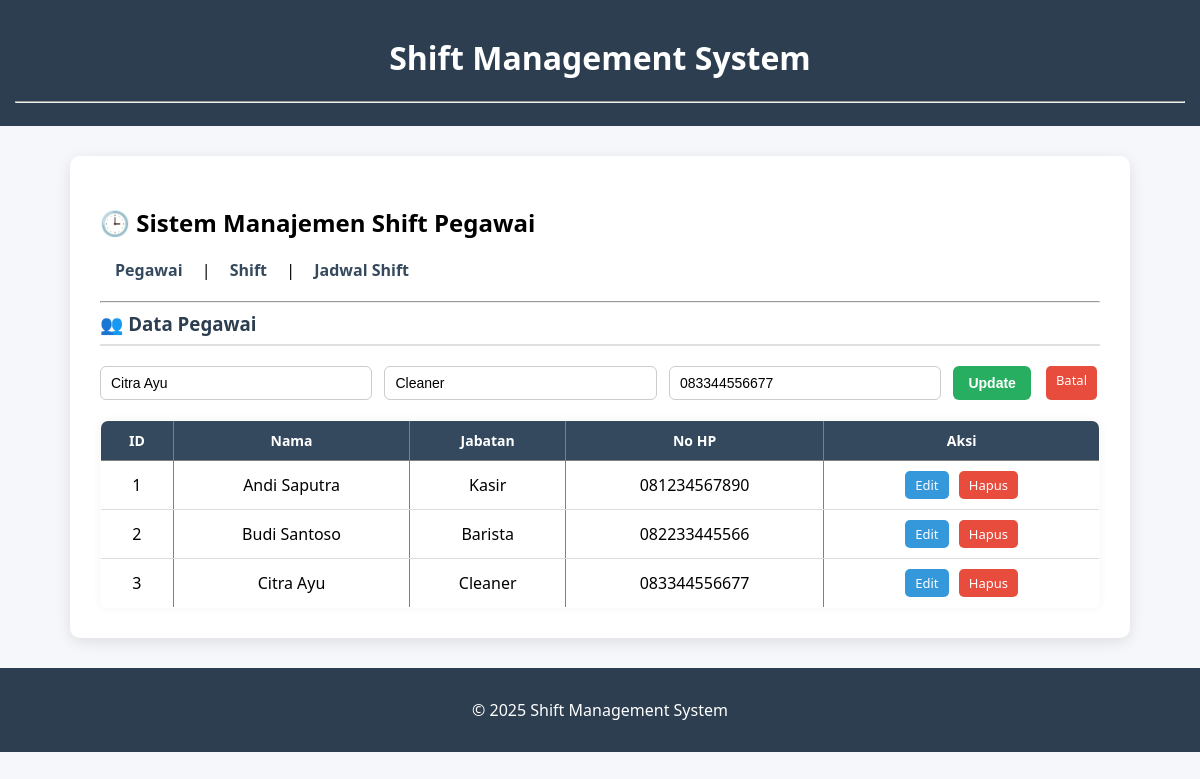
Page /?page=pegawai&edit_pegawai=3 on the committed database.
### tables this page shows
CREATE TABLE pegawai (
    id_pegawai INT AUTO_INCREMENT PRIMARY KEY,
    nama VARCHAR(100) NOT NULL,
    jabatan VARCHAR(50) NOT NULL,
    no_hp VARCHAR(15)
);

### config/db.php (called while the page is built, shortened)
<?php
class Database {
    private $host = "localhost";
    private $username = "root";
    private $password = "";
    private $dbname = "db_pegawai";
    public function __construct() {
        try {
            $this->conn = new PDO(
                "mysql:host=$this->host;dbname=$this->dbname",
                $this->username,
                $this->password
            );
        } catch (PDOException $e) {
            echo "Connection failed: " . $e->getMessage();
        }
    }
}
?>

### class/Pegawai.php (called while the page is built, shortened)
<?php
require_once 'config/db.php';
class Pegawai {
    private $db;
    public function __construct() {
        $this->db = (new Database())->conn;
    }
    public function getAllPegawai() {
        $stmt = $this->db->query("SELECT * FROM pegawai");
        return $stmt->fetchAll(PDO::FETCH_ASSOC);
    }
}
?>

### view/pegawai.php (the view, shortened to what this page needs)
<?php
$dataPegawai = $pegawai->getAllPegawai();
$editData = null;
if (isset($_GET['edit_pegawai'])) {
    foreach ($dataPegawai as $p) {
        if ($p['id_pegawai'] == $_GET['edit_pegawai']) {
            $editData = $p;
        }
    }
}
?>
<h3>👥 Data Pegawai</h3>
<form method="POST" class="form-box">
    <input type="text" name="nama" placeholder="Nama Pegawai"
           value="<?= $editData['nama'] ?? ''; ?>" required>
    <input type="text" name="jabatan" placeholder="Jabatan"
           value="<?= $editData['jabatan'] ?? ''; ?>" required>
    <input type="text" name="no_hp" placeholder="No HP"
           value="<?= $editData['no_hp'] ?? ''; ?>" required>
    <?php if ($editData): ?>
        <button type="submit" name="edit_pegawai" class="btn-primary">Update</button>
        <a href="?page=pegawai" class="btn btn-delete">Batal</a>
    <?php else: ?>
        <button type="submit" name="tambah_pegawai"class="btn-primary">Tambah</button>
    <?php endif; ?>
</form>
<table border="1" cellpadding="6" cellspacing="0">
    <tr>
        <th>ID</th>
        <th>Nama</th>
        <th>Jabatan</th>
        <th>No HP</th>
        <th>Aksi</th>
    </tr>
    <?php foreach ($dataPegawai as $p): ?>
    <tr>
        <td><?= $p['id_pegawai']; ?></td>
        <td><?= htmlspecialchars($p['nama']); ?></td>
        <td><?= htmlspecialchars($p['jabatan']); ?></td>
        <td><?= htmlspecialchars($p['no_hp']); ?></td>
        <td>
            <a href="?page=pegawai&edit_pegawai=<?= $p['id_pegawai']; ?>" class="btn btn-edit">Edit</a>
            <a href="?hapus_pegawai=<?= $p['id_pegawai']; ?>" class="btn btn-delete" onclick="return confirm('Yakin hapus data?')">Hapus</a>
        </td>
    </tr>
    <?php endforeach; ?>
</table>

### style.css (style rules this page uses)
body { font-family: 'Segoe UI', Tahoma, sans-serif; background-color: #f5f7fa; margin: 0; padding: 0; }
h3 { display: flex; align-items: center; gap: 8px; color: #2c3e50; margin-top: 0; border-bottom: 2px solid #e0e0e0; padding-bottom: 8px; }
.form-box { display: flex; gap: 12px; flex-wrap: wrap; margin-top: 20px; margin-bottom: 20px; }
input[type="text"], select { padding: 8px 10px; border: 1px solid #ccc; border-radius: 6px; flex: 1; min-width: 150px; font-size: 14px; }
button { padding: 8px 15px; font-size: 14px; border: none; border-radius: 6px; cursor: pointer; font-weight: 600; transition: all 0.25s ease; }
button.btn-primary { background: #27ae60; color: #fff; }
a.btn { display: inline-block; padding: 5px 10px; border-radius: 5px; text-decoration: none; font-size: 13px; color: white; margin: 0 3px; transition: 0.25s; }
a.btn-edit { background-color: #3498db; }
a.btn-delete { background-color: #e74c3c; }
table { width: 100%; border-collapse: collapse; margin-top: 15px; border-radius: 8px; overflow: hidden; box-shadow: 0 0 10px rgba(0,0,0,0.05); }
th { background-color: #34495e; color: white; padding: 10px; font-size: 14px; }
td { border-bottom: 1px solid #ddd; padding: 10px; text-align: center; }

### rows in the picture
pegawai: nama "Citra Ayu", jabatan "Cleaner", no_hp "083344556677", id_pegawai "3"
pegawai: id_pegawai "1", nama "Andi Saputra", jabatan "Kasir", no_hp "081234567890"
pegawai: id_pegawai "2", nama "Budi Santoso", jabatan "Barista", no_hp "082233445566"
